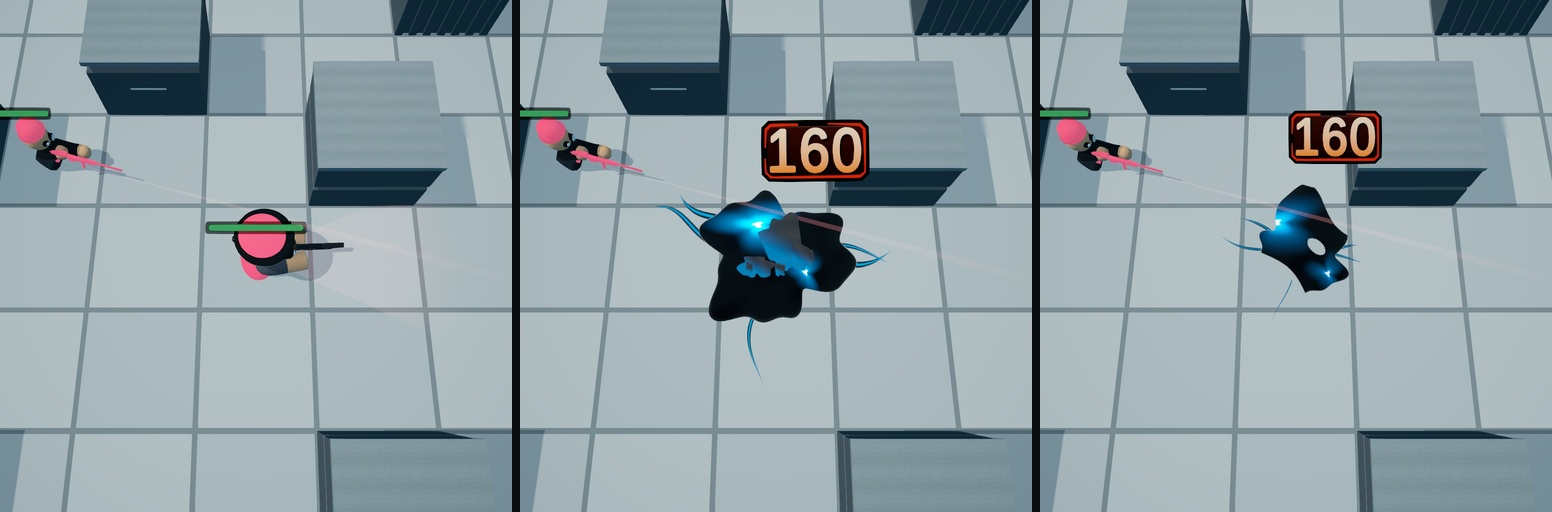
#> input picture Captures/AbilityJuice/strips/r4/death.jpg, 1552 x 512 px, found by its file name
$ python _ad4_m15_final.py
#> lines starting #> are read from the running program, lines starting #| are printed output that depends on the picture; after the words box and inside, x2 and y2 are one past the last pixel; in counts of white or black regions, pixels touching at a corner belong together
import numpy as np, glob, os
from PIL import Image
from scipy import ndimage

def panels(p):
    a=np.asarray(Image.open(p).convert('RGB')).astype(np.float32)
    h,w,_=a.shape; pw=w//3
#> after `h, w, _ = a.shape`: h = 512; w = 1552
#> after `pw = w // 3`: pw = 517
    return [a[:,i*pw:(i+1)*pw] for i in range(3)]
def lum(a): return 0.2126*a[...,0]+0.7152*a[...,1]+0.0722*a[...,2]
def satv(a):
    mx=a.max(axis=-1); mn=a.min(axis=-1); return np.where(mx>1e-6,(mx-mn)/np.maximum(mx,1e-6),0.0)

print('=== 1. EFFECT FOOTPRINT as %% of the impact panel (plate = panel 1) ===')
for name,p in [('OURS death','Captures/AbilityJuice/strips/r4/death.jpg'),
               ('OURS pogo ','Captures/AbilityJuice/strips/r4/pogo.jpg')]:
    P=panels(p); d=np.abs(P[1]-P[0]).max(axis=-1)
#> after `P = panels(p)`: P = 3 items
#> after `d = np.abs(P[1] - P[0]).max(axis=-1)`:
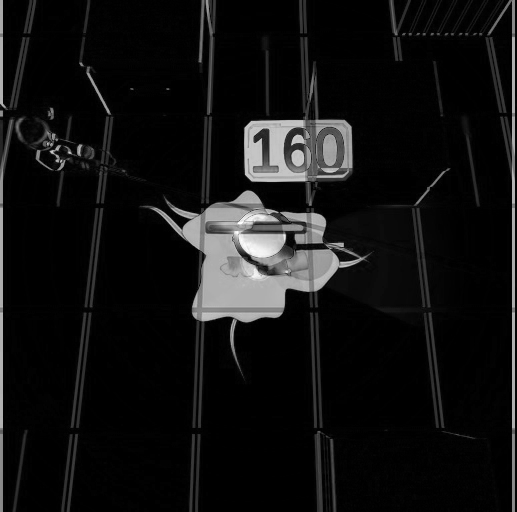
#> d: shape (512, 517) float32; min 0, max 255, mean 18
    m=d>34
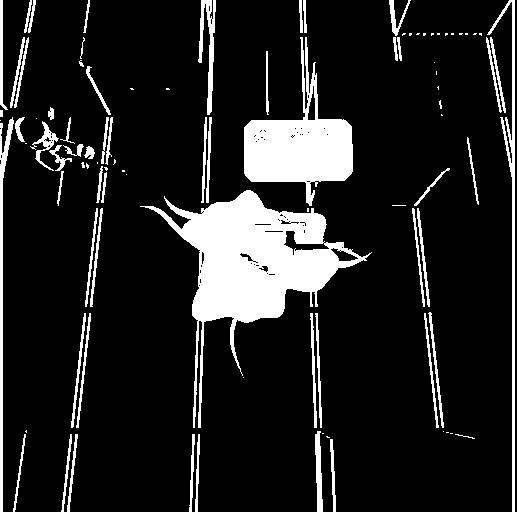
#> m: shape (512, 517) bool; 13.5% white; 95 white regions (39 under 20 px), largest, box (x1, y1, x2, y2) and area: (140, 190, 372, 428) 15129, (244, 37, 353, 206) 7386, (487, 0, 515, 512) 1882
    m=ndimage.binary_opening(m,np.ones((3,3)))
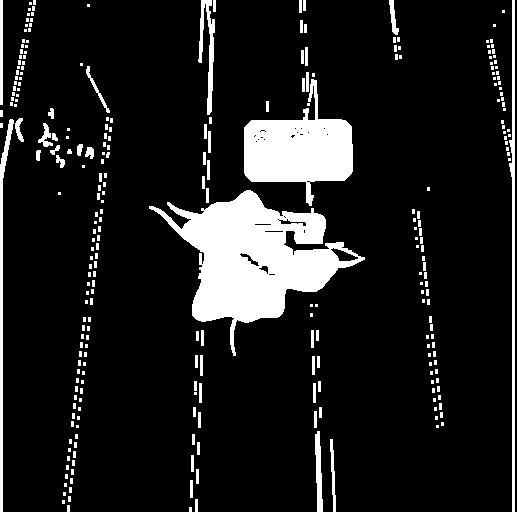
#> m: shape (512, 517) bool; 12% white; 282 white regions (202 under 20 px), largest, box (x1, y1, x2, y2) and area: (149, 190, 365, 356) 14342, (244, 79, 353, 206) 6953, (509, 0, 515, 512) 1586
    print('  %s  changed area = %6d px = %5.2f%% of panel' % (name,m.sum(),100*m.sum()/m.size))
#|   OURS death  changed area =  31640 px = 11.95% of panel
#> pass 2 of the loop `for name,p in [('OURS death','Captures/AbilityJuice/strips/r4/death.jp..`:
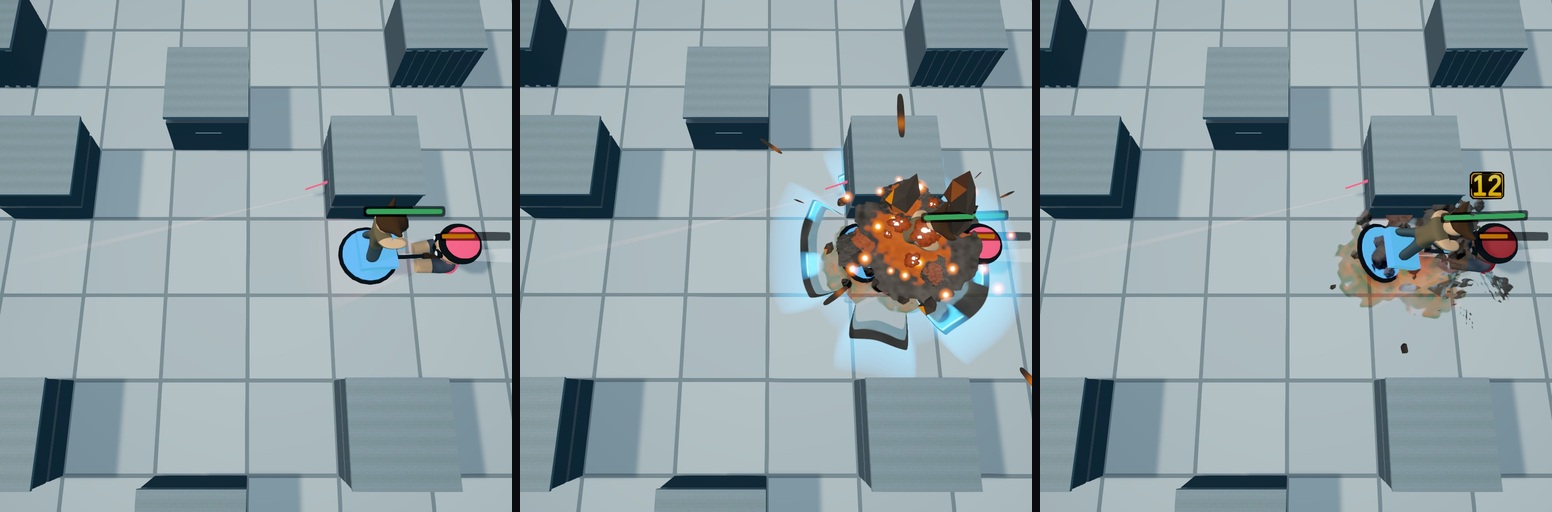
#> input picture Captures/AbilityJuice/strips/r4/pogo.jpg, 1552 x 512 px, found by its file name
#> `m=d>34`:
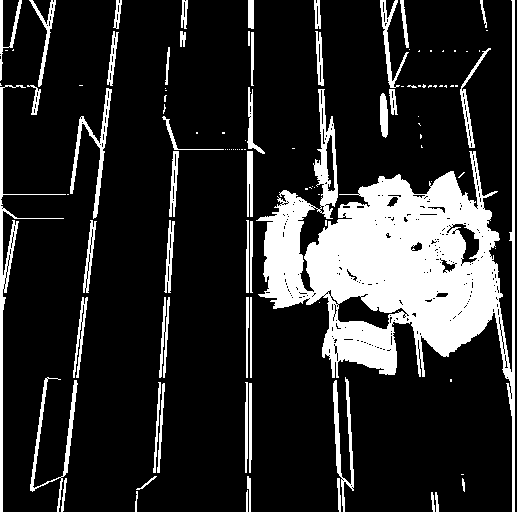
#> m: shape (512, 517) bool; 17.8% white; 106 white regions (57 under 20 px), largest, box (x1, y1, x2, y2) and area: (256, 0, 515, 512) 33316, (0, 85, 66, 512) 1818, (70, 88, 112, 219) 972
#> `m=ndimage.binary_opening(m,np.ones((3,3)))`:
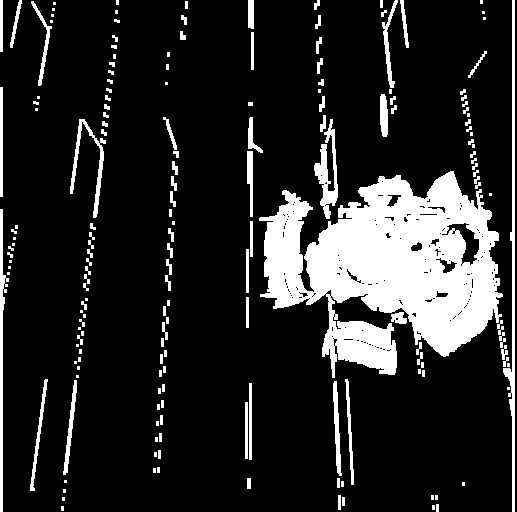
#> m: shape (512, 517) bool; 15.8% white; 179 white regions (64 under 20 px), largest, box (x1, y1, x2, y2) and area: (259, 171, 503, 378) 28765, (503, 0, 515, 512) 1700, (0, 209, 9, 512) 988
#|   OURS pogo   changed area =  41857 px = 15.81% of panel
for f in ['cm-8newabilities-12','cm-everyability-22','cm-clashabilities-04','cm-everyability-27']:
#> (the run stopped early here; a loop or call above may not have finished)
